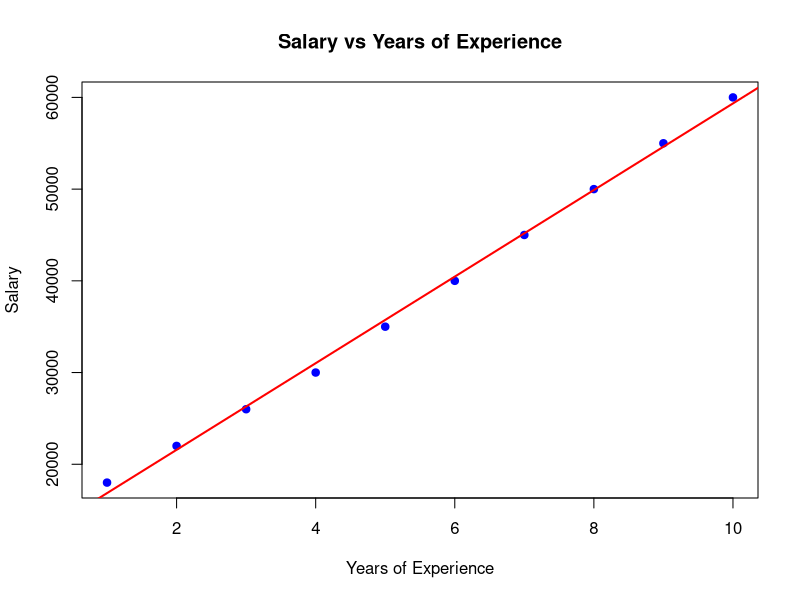
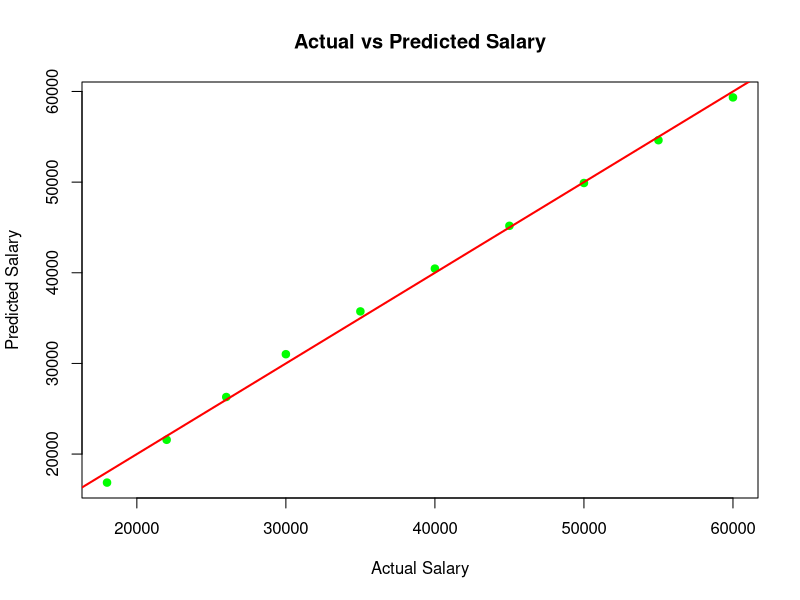

These charts were generated, in order, by the following R code:
experience_data <- data.frame(
  Experience = c(1,2,3,4,5,6,7,8,9,10),
  Salary = c(18000,22000,26000,30000,35000,
             40000,45000,50000,55000,60000)
)
write.csv(experience_data, "salary_experience_input.csv", row.names = FALSE)
model <- lm(Salary ~ Experience, data = experience_data)
summary(model)
png("salary_vs_experience.png")
plot(experience_data$Experience, experience_data$Salary,
     main = "Salary vs Years of Experience",
     xlab = "Years of Experience",
     ylab = "Salary",
     pch = 19,
     col = "blue")
abline(model, col = "red", lwd = 2)
dev.off()
experience_data$Predicted_Salary <- predict(model)
png("actual_vs_predicted.png")
plot(experience_data$Salary, experience_data$Predicted_Salary,
     main = "Actual vs Predicted Salary",
     xlab = "Actual Salary",
     ylab = "Predicted Salary",
     pch = 19,
     col = "green")
abline(0,1,col="red",lwd=2)
dev.off()
coefficients <- coef(model)
write.csv(coefficients, "model_coefficients.csv")
write.csv(experience_data, "salary_experience_output.csv", row.names = FALSE)
cat("Program executed successfully.\n")
